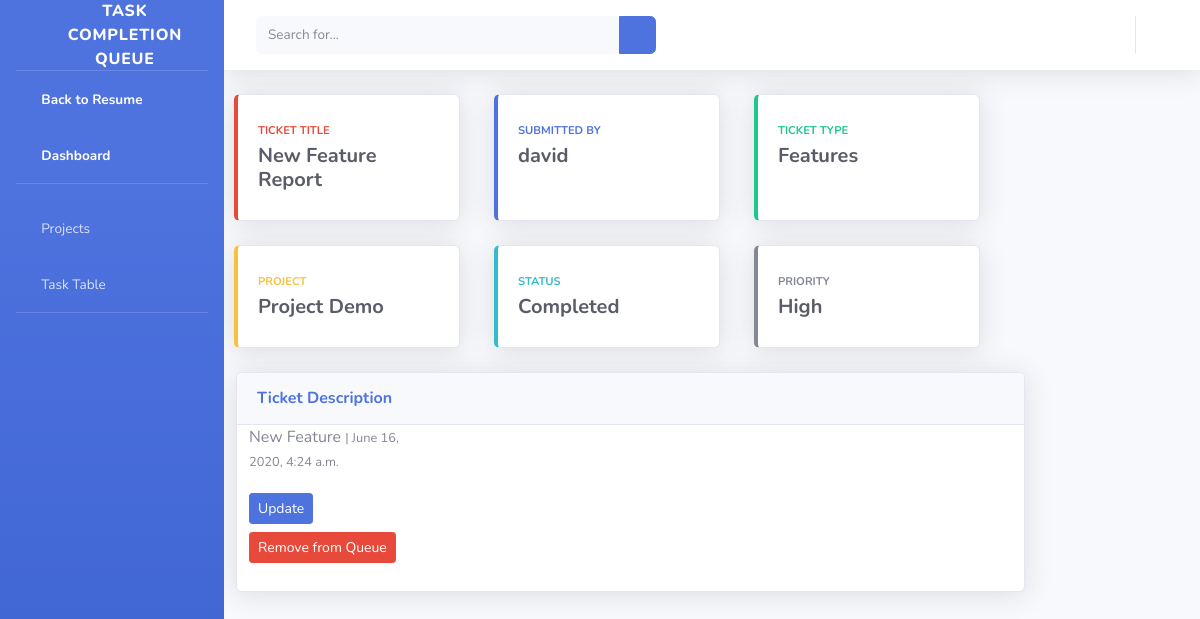
/tracker/post/16/, run on the app's committed database.
### bugtracker/models.py (models this page shows, shortened)
class Post(models.Model):
    LOW = 1
    NORMAL = 2
    HIGH = 3
    STATUS_CHOICES = [
        (LOW , 'Low'),
        (NORMAL, 'Normal'),
        (HIGH, 'High'),
    ]
    TYPE_CHOICES = [
        ('Features', 'Feature Request'),
        ('Bug/Error', 'Bug/Error'),
        ('Design', 'Design'),
    ]
    PROGRESS_STATUS = [
        ('Open', 'Open'),
        ('InProgress', 'In Progress'),
        ('AddInfo', 'Additional Info Required'),
        ('Completed', 'Completed'),
    ]
    title = models.CharField(max_length=50)
    content = models.TextField()
    date_posted = models.DateTimeField(default=timezone.now)
    author = models.ForeignKey(User, on_delete=models.CASCADE, default=1)
    priority = models.IntegerField( choices=STATUS_CHOICES, default=1)
    status = models.CharField(choices=PROGRESS_STATUS, default='Open', max_length=25)
    ticket_type = models.CharField(choices=TYPE_CHOICES, default ='Features', max_length=25)
    project = models.ForeignKey(MyProjects, on_delete=models.CASCADE, default=1)
    assigned_developer = models.ForeignKey(User, unique=False, on_delete=models.CASCADE, related_name="+", default=1)

class MyProjects(models.Model):
    title = models.CharField(max_length=30)
    description = models.CharField(max_length=140)
    def __str__(self):
        return self.title

### bugtracker/views.py (the view)
# urls.py: path('post/<int:pk>/', PostDetailView.as_view(), name='post-detail'),
class PostDetailView(DetailView):
    model = Post

### bugtracker/templates/bugtracker/post_detail.html (shortened to what this page needs)
{% extends "bugtracker/base.html" %}
{% block content %}
              <div class="col-xl-3 col-md-6 mb-4" id="card">
                <div class="card border-left-danger shadow h-100 py-2">
                  <div class="card-body">
                    <div class="row no-gutters align-items-center">
                      <div class="col mr-2">
                        <div class="text-xs font-weight-bold text-danger text-uppercase mb-1">Ticket Title</div>
                        <div class="h5 mb-0 font-weight-bold text-gray-800">{{ object.title }} </div>
                      </div>
                      <div class="col-auto">
                        <i class="fas fa-dollar-sign fa-2x text-gray-300"></i>
                      </div>
                    </div>
                  </div>
                </div>
              </div>
              <div class="col-xl-3 col-md-6 mb-4" id="card">
                <div class="card border-left-primary shadow h-100 py-2">
                  <div class="card-body">
                    <div class="row no-gutters align-items-center">
                      <div class="col mr-2">
                        <div class="text-xs font-weight-bold text-primary text-uppercase mb-1">Submitted by</div>
                        <div class="h5 mb-0 font-weight-bold text-gray-800">{{ object.author }}</div>
                      </div>
                      <div class="col-auto">
                        <i class="fas fa-calendar fa-2x text-gray-300"></i>
                      </div>
                    </div>
                  </div>
                </div>
              </div>
              <div class="col-xl-3 col-md-6 mb-4" id="card">
                <div class="card border-left-success shadow h-100 py-2">
                  <div class="card-body">
                    <div class="row no-gutters align-items-center">
                      <div class="col mr-2">
                        <div class="text-xs font-weight-bold text-success text-uppercase mb-1">Ticket Type</div>
                        <div class="h5 mb-0 font-weight-bold text-gray-800">{{ object.ticket_type }} </div>
                      </div>
                      <div class="col-auto">
                        <i class="fas fa-dollar-sign fa-2x text-gray-300"></i>
                      </div>
                    </div>
                  </div>
                </div>
              </div>
              <div class="col-xl-3 col-md-6 mb-4" id="card">
                <div class="card border-left-warning shadow h-100 py-2">
                  <div class="card-body">
                    <div class="row no-gutters align-items-center">
                      <div class="col mr-2">
                        <div class="text-xs font-weight-bold text-warning text-uppercase mb-1">Project</div>
                        <div class="h5 mb-0 font-weight-bold text-gray-800">{{ object.project }} </div>
                      </div>
                      <div class="col-auto">
                        <i class="fas fa-dollar-sign fa-2x text-gray-300"></i>
                      </div>
                    </div>
                  </div>
                </div>
              </div>
              <div class="col-xl-3 col-md-6 mb-4" id="card">
                <div class="card border-left-info shadow h-100 py-2">
                  <div class="card-body">
                    <div class="row no-gutters align-items-center">
                      <div class="col mr-2">
                        <div class="text-xs font-weight-bold text-info text-uppercase mb-1">Status</div>
                        <div class="h5 mb-0 font-weight-bold text-gray-800">{{ object.status }} </div>
                      </div>
                      <div class="col-auto">
                        <i class="fas fa-dollar-sign fa-2x text-gray-300"></i>
                      </div>
                    </div>
                  </div>
                </div>
              </div>
              <div class="col-xl-3 col-md-6 mb-4" id="card">
                <div class="card border-left-secondary shadow h-100 py-2">
                  <div class="card-body">
                    <div class="row no-gutters align-items-center">
                      <div class="col mr-2">
                        <div class="text-xs font-weight-bold text-secondary text-uppercase mb-1">Priority</div>
                        <div class="h5 mb-0 font-weight-bold text-gray-800"> {{object.priority }} </div>
                      </div>
                      <div class="col-auto">
                        <i class="fas fa-dollar-sign fa-2x text-gray-300"></i>
                      </div>
                    </div>
                  </div>
                </div>
              </div>
                </div>
              </div>
              <div class="col-xl-10 col-lg-5">
                <div class="card shadow mb-4">
                  <div class="card-header py-3 d-flex flex-row align-items-center justify-content-between" >
                    <h6 class="m-0 font-weight-bold text-primary"> Ticket Description </h6>
                    <div class="dropdown no-arrow">
                      <a class="dropdown-toggle" href="#" role="button" id="dropdownMenuLink" data-toggle="dropdown" aria-haspopup="true" aria-expanded="false">
                        <i class="fas fa-ellipsis-v fa-sm fa-fw text-gray-400"></i>
                      </a>
                    </div>
                  </div>
              <div class="col-xl-3 col-md-6 mb-4">
                <p class="article-content">{{ object.content }} <small class="text-muted">| {{ object.date_posted }}</small></p>
              <a class = "btn btn-primary btn-sm mt-1 mb-1" href="{% url 'post-update' object.id %}"> Update</a>
              <a class = "btn btn-danger btn-sm mt-1 mb-1" href="{% url 'post-delete' object.id %}" id="delete"> Remove from Queue</a>
              </div>
{% endblock content %}

### bugtracker/templates/bugtracker/post_detail.html (style rules this page uses)
#card { margin-left: 10px; }

### data on the page
Post: title "New Feature Report", author "david", ticket_type "Features", project "Project Demo", status "Completed", priority "High", content "New Feature", date_posted "June 16, 2020, 4:24 a.m."
